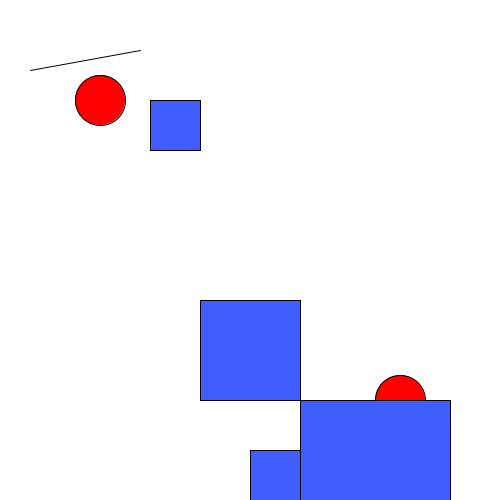
Frame 1 (no input)
Frame 60 (the mouse pressed at the canvas centre just before this capture): identical to frame 1, image omitted
Frame 120 (the mouse held since frame 60 and released just before this capture): identical to frame 1, image omitted

The Processing sketch that drew this single still picture (run headless with seeded random() and noise(); from frame 60 on, the mouse is pressed at the canvas centre):

// Processing sketch: fuggveny
// ── fuggveny.pde
void setup(){
size(500,500);
}

void draw(){
  background(#ffffff);
  piros_korok();
  kek_negyzet();
  vonalak();
}

void piros_korok(){
  fill(#ff0000);
  ellipse(100,100,50,50);
  ellipse(400,400,50,50);
}

void kek_negyzet(){
  fill(#405EFF);
  rect(150,100,50,50);
  rect(200,300,100,100);
  rect(300,400,150,100);
  rect(250,450,50,50);
}
void vonalak(){
  line(140,50,30,70);
}


  
